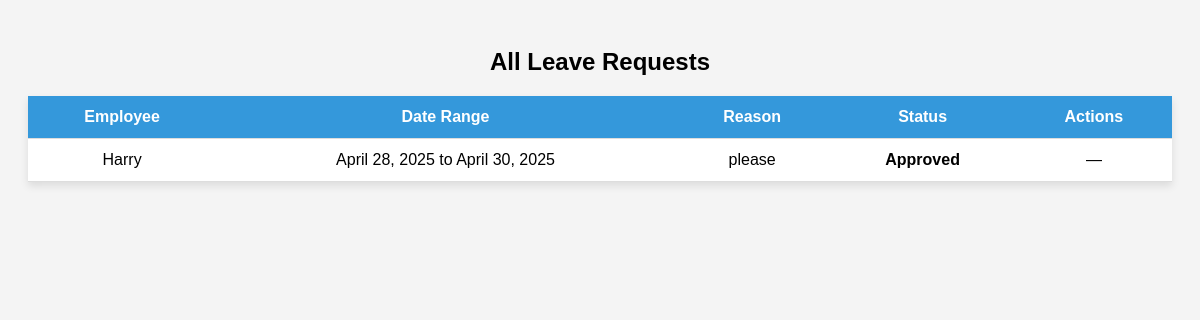
Page /leave/requests/ on the earlier database version.
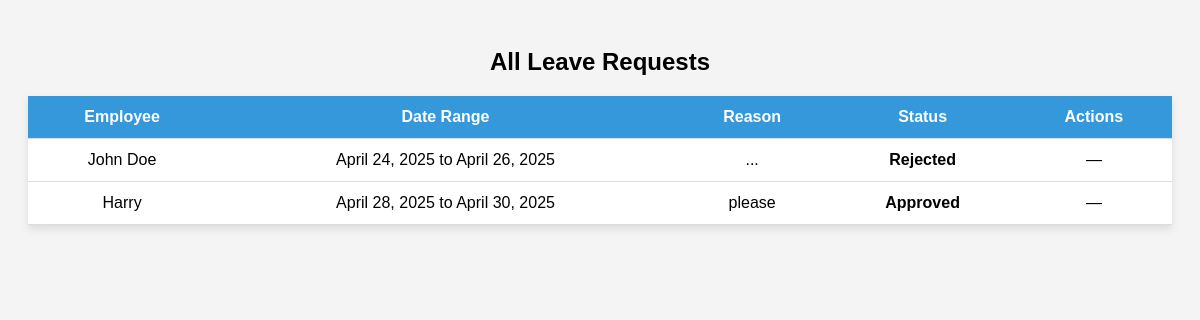
Same page on the later database version.
### employees/models.py (models this page shows, shortened)
class LeaveRequest(models.Model):
    STATUS_CHOICES = [
        ('Pending', 'Pending'),
        ('Approved', 'Approved'),
        ('Rejected', 'Rejected'),
    ]
    employee = models.ForeignKey('Employee', on_delete=models.CASCADE, related_name='leave_requests')
    start_date = models.DateField()
    end_date = models.DateField()
    reason = models.TextField()
    status = models.CharField(max_length=10, choices=STATUS_CHOICES, default='Pending')
    requested_at = models.DateTimeField(default=timezone.now)

class Employee(AbstractBaseUser):
    employee_id = models.CharField(max_length=6, unique=True)
    name = models.CharField(max_length=100)
    passcode = models.CharField(max_length=6)
    department = models.ForeignKey(
        Department,
        on_delete=models.CASCADE,
        related_name='employees',
        null=False,
        default=""
    )
    is_manager = models.BooleanField(default=False)
    archived = models.BooleanField(default=False)
    archive_date = models.DateTimeField(null=True, blank=True)
    profile_picture = models.ImageField(upload_to='profile_pictures/', blank=True, null=True,default='profile_pictures/default.jpg')
    objects = EmployeeManager()
    USERNAME_FIELD = 'employee_id'
    REQUIRED_FIELDS = ['name']

### employees/views.py (the view)
# urls.py: path('leave/requests/', views.view_leave_requests, name='view_leave_requests'),
def view_leave_requests(request):
    requests = LeaveRequest.objects.select_related('employee').order_by('-requested_at')
    return render(request, 'employees/view_leave_requests.html', {'leave_requests': requests})

### employees/templates/employees/view_leave_requests.html (shortened to what this page needs)
<!DOCTYPE html>
<html lang="en">
<head>
</head>
<body>
    <h2>All Leave Requests</h2>
    <table>
        <tr>
            <th>Employee</th>
            <th>Date Range</th>
            <th>Reason</th>
            <th>Status</th>
            <th>Actions</th>
        </tr>
        {% for request in leave_requests %}
        <tr>
            <td>{{ request.employee.name }}</td>
            <td>{{ request.start_date }} to {{ request.end_date }}</td>
            <td>{{ request.reason }}</td>
            <td class="status">{{ request.status }}</td>
            <td>
                {% if request.status == "Pending" %}
                    <a href="{% url 'update_leave_status' request.id 'approve' %}" class="approve-btn">Approve</a>
                    <a href="{% url 'update_leave_status' request.id 'reject' %}" class="reject-btn">Reject</a>
                {% else %}
                    —
                {% endif %}
            </td>
        </tr>
        {% endfor %}
    </table>
</body>
</html>

Differences in the rows shown:
added LeaveRequest: employee.name "John Doe", start_date "April 24, 2025", end_date "April 26, 2025", reason "...", status "Rejected"
